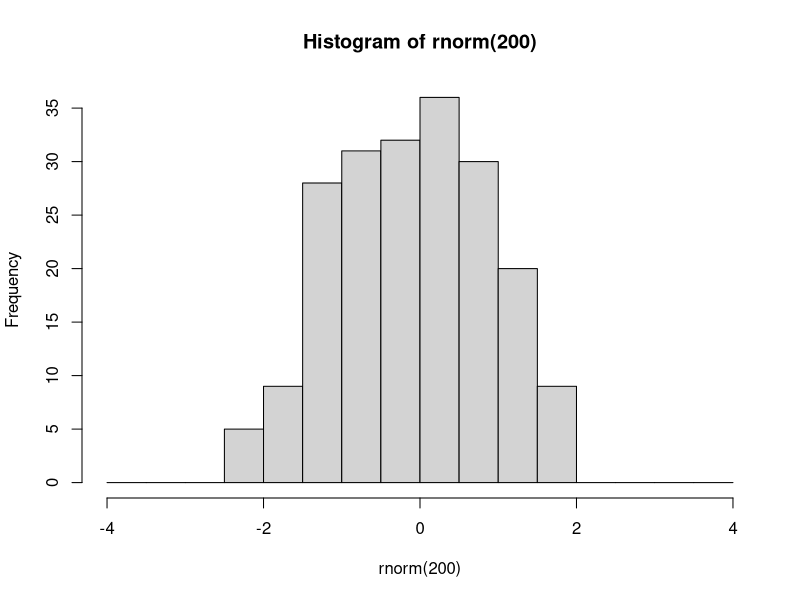
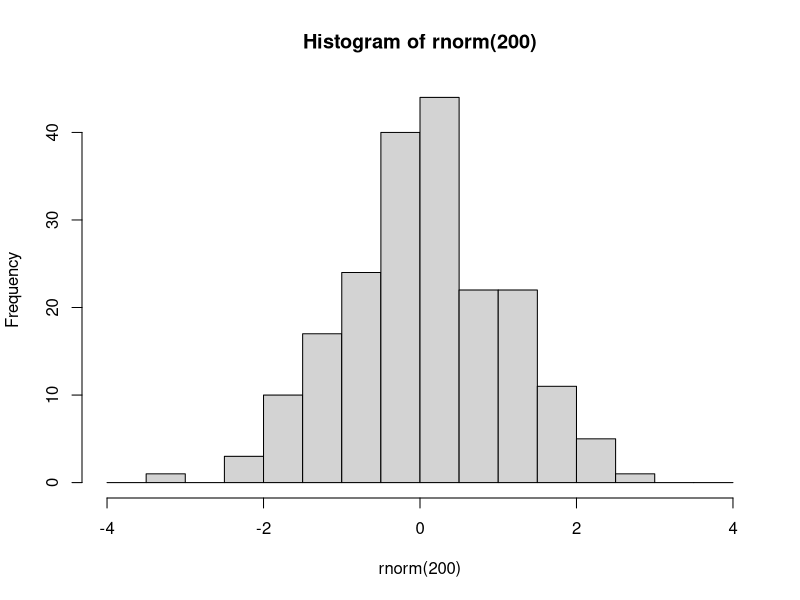

Recreate these plots in R, in order.
###################################
###################################
########                   ########
########   Data Science 1  ########
########       Lab 5       ######## 
########  07th Nov. 2023   ########
########                   ########
###################################
###################################

## Welcome to lab #5. Today will be an introduction to the tidyverse, specifically dplyr and ggplot2




#####################
####    Pipes    ####
#####################

# The pipe operator looks like this: |>
# It signifies: take the element on the left and use it as the first argument in the function on the right

# Example

hist(rnorm(200), breaks=seq(-4,4,0.5))
# is equivalent to

rnorm(200) |> hist(breaks=seq(-4,4,0.5))

# The purpose of the pipe is mostly aesthetic, in particular to avoid large numbers of parentheses when something needs to be transformed using multiple functions:



### 1.1 Rewrite the following expression using pipes:
set.seed(123)
round(sqrt(log(runif(10,1,10))),2)
#the answer to the question
set.seed(123)
10 |> runif(1,10) |> log() |> sqrt() |> round(2)

#or add spaces and save as object name

set.seed(123)
10 |> runif(1,10) |> 
    log() |> 
    sqrt() |> 
    round(2) -> object_name
              
# Pipes were initially created in a package called magrittr, part of the 'tidyverse' group of packages


########################
####    Packages    ####
########################

# Packages are essentially environments full of functions and/or objects which aren't loaded into R by default, but must be first installed (generally from a repository called CRAN), and then loaded

# Here we will install tidyverse, which is not one but a series of packages written by the same group of people, which share a number of syntactical features

install.packages('tidyverse')

# After you have installed tidyverse into your packages, you must also load it into your environment

library(tidyverse)

# You will only have to install a package once. However, every time you start fresh in a new R environment, you will have to load the packages you need again.

#########################
####    TIDYVERSE    ####
#########################

# The tidyverse encompasses a very large number of packages, and is fairly powerful (in that you can do a lot using tidyverse packages)
# However, you DO NOT need to use tidyverse exclusively! I mostly don't use it, for example, preferring to stick to base R except for a few functionalities.

# Downsides of tidyverse include: unique syntax which is very different from other programming languages such as python
# 'Black box' functions that have specific purposes that must be remembered, as opposed to more general-purpose functions in base R
# Often actually more verbose than base R (ie. requires more lines of code to do the same thing)
# Using tidyverse is a matter of preference!

# The pipe operator was originally introduced in the tidyverse package magrittr. 
# The tidyverse pipe operator looks like this: %>%

set.seed(123)
runif(10,1,10) %>% 
  log() %>%
  sqrt() %>%
  round(2)

# In this class we will look at 2 important tidyverse packages.
# The first is dplyr, which is used to manipulate and transform data.
# Then we will start learning ggplot2, which is used for plotting and data visualisation

#####################
####    dplyr    ####
#####################

# The philosophy behind dplyr is that every data transformation can be done using a function, and multiple transformations can be done by piping an object through multiple functions
# For example, in dplyr we no longer use indexing.
# Instead we use the functions 'select', to choose specific columns in a data frame, and 'filter', to choose specific rows.

+
# so instead of: note that mtcars$cyl == 6 is the rows while 1:5 is the column, so it is the cars where the cyl(cylinder)is equals to 6 and thein the first five columns
mtcars[mtcars$cyl == 6, 1:5]
# we would write:
mtcars %>%
  filter(cyl==6) %>%
  select(1:5)

### 2.1
# using select() and filter(), create a new database of cars that are over 4000 lbs in weight, retaining only the wt and mpg columns. Save this database to an object called 'df'.

mtcars%>%
  filter(wt>4) %>%
  select(1,6) -> df

  #or you can use the column names to find out them out
mtcars%>%
  filter(wt>4) %>%
  select("mpg","wt") -> df

  
  

# After you have selected the rows and columns you are interested in, you can 
# change the order of the rows using arrange

df %>% arrange(wt)  #this describes it from the smallest to the biggest

df %>% arrange(desc(wt))  #this describes it from the biggest to the smallest


# To change variables, we can use mutate(), to create new variables or to change old variables 
df <- df %>% mutate(wt_kg=wt*453.592,
                    km_per_l = mpg*1.60934/3.78541)
#this is creating a new column of weight in kilograms from pounds and  kilo/liter from miles per galoon 



#IF AND ELSE STATEMENTS
#a boolean statement in parentheses
x <- sample(0:10,1)
if(x>5) {
    print('HIGH')
    y <- x*2
    print(c(x,y))
}else {
  (x<=5)
    print('LOW')
} 
 

 #same as using the ifelse statement

 ifelse(sample(0:10,1)>5, print('HIGH'), print('LOW'))
# And we can use ifelse() within mutate()
#if weight is >=4, the new column will be oversized or if it is less than, itll be standard
mtcars <- mtcars %>%
            mutate(wt_class = ifelse(wt>=4, 'Oversized','Standard'))

# We can even do a multiple ifelse statment using case_when()
#its like lots of ifelse's stacked
mtcars <- mtcars %>%
            mutate(
              efficiency = case_when(
                mpg<=15 ~ 'low',
                mpg>15 & mpg<=20 ~ 'medium',
                mpg>20 ~ 'high'
                ))


                #it means you can go very far with them if the eiificiency is high, turining a numerical variable into a categorical variable

# Next, summarise (or summarize) is a useful function which collapses a dataframe into a single row and can calculate summary statistics, eg:
#summarise will collapse the datset into a songle column and summarise it.

mtcars %>% 
  summarise(
    mean_wt = mean(wt),
    sd_wt = sd(wt),
    n = length(mpg)
  )  ->summary_table

# We can also use summarise to collapse a data frame not into one single row, but into as many rows as we have groups of interest. 
# To do this, first we need to use group_by()

mtcars %>% group_by(efficiency)
#this is called a tibble

# You'll notice that this automatically changes the data frame into a new kind of object, called a tibble.
# Tibbles are basically tidyverse dataframes, that display information slightly differently, and are a bit more particular about certain things like not wanting empty cells.
# Tibbles can also be grouped, which allows for further operations down the line
# For example: This does for each of the groups and not all of table

mtcars %>% 
  group_by(efficiency) %>%
  summarise(
    wt_kg=mean(wt),
    n=length(hp)
  ) %>%
  arrange(
    c('high','medium','low')
  )-> summary_table_efficiency

View(summary_table_efficiency)

# You can group by multiple variables

mtcars %>% 
  group_by(efficiency,cyl) %>%
  summarise(
    wt_kg=mean(wt),
    n=length(hp)
  )%>% View()

#wd have one row for efficiency because those who have combination of cyinder and efficiency

# After grouping a tibble, remember to ungroup it later using ungroup(), or you may have issues down the line.

# 3.1
data(iris)
# using the dplyr functions do the following:
# create a new column called Petal.Area which is the product of the petal width and petal length columns.
# For each of the different species of iris, present the mean and standard deviation for the sepal length, sepal width, and petal area, as well as the number of samples (n)
# Order this database in decreasing order of average petal area.


iris %>% mutate(Petal.Area = Petal.Length*Petal.Width) %>%
group_by(Species) %>%
summarise(mn_sepal_length = mean(Sepal.Length),
          sd_sepal_length = sd(Sepal.Length),
          mn_sepal_width = mean(Sepal.Width),
          sd_sepal_width = sd(Sepal.Width),
          mn_petal_area = mean(Petal.Area),
          sd_petal_area = sd(Petal.Area),
          n = n()) %>%
          arrange(desc(mn_petal_area)) -> final_iris_db

#######################
####    ggplot2    ####
#######################

# ggplot2 is the tidyverse graphics package, and one of the most popular data visualization tools that currently exists

# ggplot2 syntax is based on the so-called 'Grammar of Graphics', where different elements of a graph are added sequentially in layers

# The gold standard resource for learning ggplot2 is Hadley Wickham's 'ggplot2: Elegant graphics for data analysis'
# which is available for FREE here: https://ggplot2-book.org/

# I can provide no better introduction to ggplot2 than the 'First Steps' section of this book. 

# You can also find a cheat sheet here: https://rstudio.github.io/cheatsheets/html/data-visualization.html


# MIDTERM revisions:

# summary statistics

# Probabilities and distributions

# Null hypothesis significance tests - specifically t-tests

# P-values and confidence intervals

# Data standardization (scaling, centering, z-scoring)

# Data manipulation and visualisation
